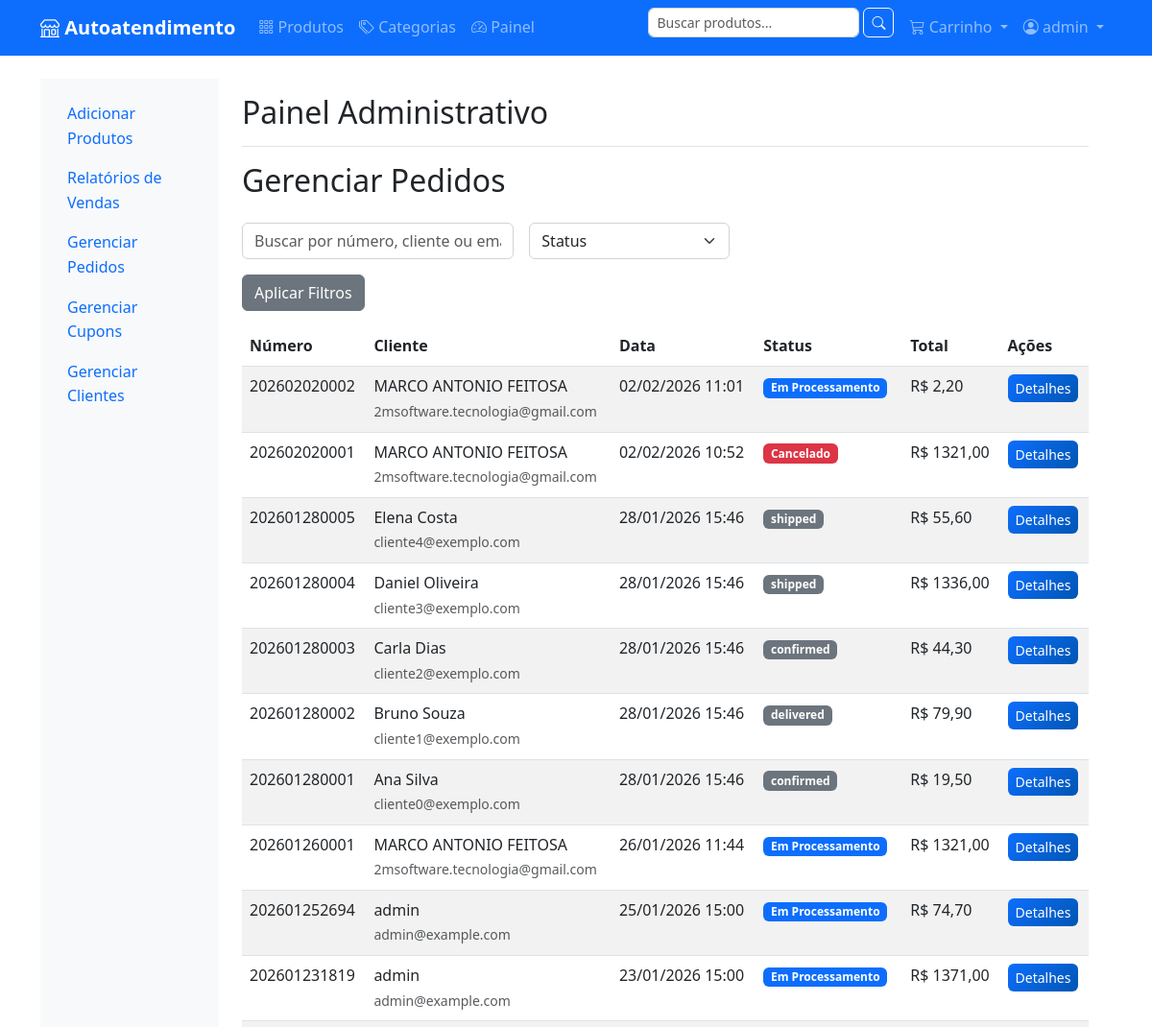
Page /painel/pedidos/ (signed in, upper part) on the earlier database version.
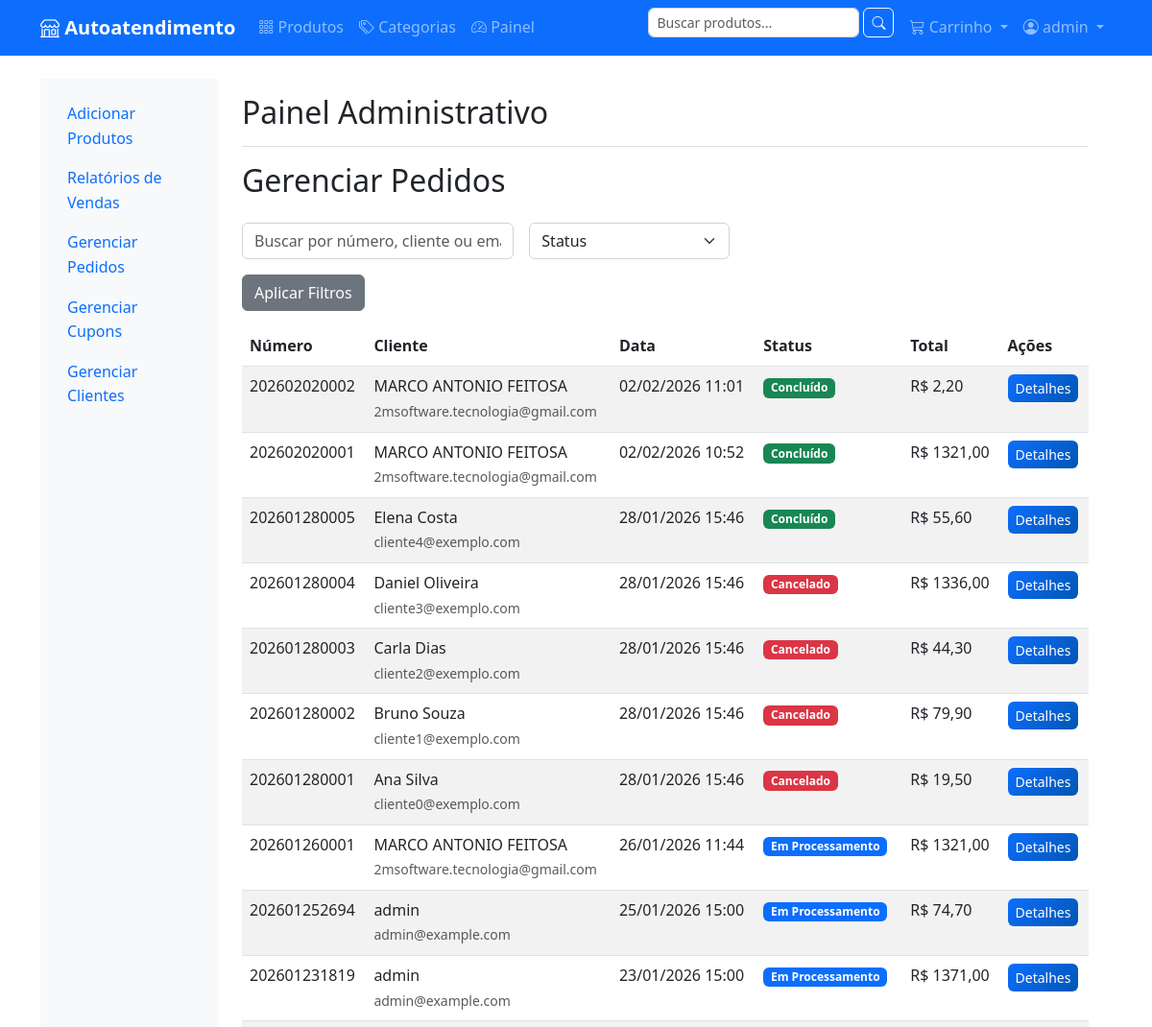
Same page on the later database version.
### orders/models.py (models this page shows, shortened)
class Order(models.Model):
    STATUS_CHOICES = [
        ('processing', 'Em Processamento'),
        ('out_for_delivery', 'Em Rota de Entrega'),
        ('completed', 'Concluído'),
        ('cancelled', 'Cancelado'),
    ]
    PAYMENT_METHOD_CHOICES = [
        ('credit_card', 'Cartão de Crédito'),
        ('pix', 'PIX'),
        ('pay_on_delivery', 'Pagamento na Entrega'),
    ]
    id = models.UUIDField(primary_key=True, default=uuid.uuid4, editable=False)
    order_number = models.CharField('Número do Pedido', max_length=20, unique=True, db_index=True)
    user = models.ForeignKey(
        User,
        on_delete=models.SET_NULL,
        null=True,
        blank=True,
        verbose_name='Usuário'
    )
    session_key = models.CharField('Chave da Sessão', max_length=40, blank=True, db_index=True)
    customer_name = models.CharField('Nome do Cliente', max_length=100)
    customer_email = models.EmailField('Email do Cliente')
    customer_phone = models.CharField('Telefone do Cliente', max_length=20)
    status = models.CharField('Status', max_length=20, choices=STATUS_CHOICES, default='processing')
    payment_method = models.CharField('Forma de Pagamento', max_length=20, choices=PAYMENT_METHOD_CHOICES, default='credit_card')
    subtotal = models.DecimalField('Subtotal', max_digits=10, decimal_places=2, default=0)
    shipping_cost = models.DecimalField('Frete', max_digits=10, decimal_places=2, default=0)
    discount_amount = models.DecimalField('Desconto', max_digits=10, decimal_places=2, default=0)
    total_amount = models.DecimalField('Total', max_digits=10, decimal_places=2, default=0)
    coupon = models.ForeignKey(
        Coupon,
        on_delete=models.SET_NULL,
        null=True,
        blank=True,
        verbose_name='Cupom de Desconto'
    )
    notes = models.TextField('Observações', blank=True)
    created_at = models.DateTimeField('Criado em', auto_now_add=True)
    updated_at = models.DateTimeField('Atualizado em', auto_now=True)
    class Meta:
        verbose_name = 'Pedido'
        verbose_name_plural = 'Pedidos'
        ordering = ['-created_at']
        indexes = [
            models.Index(fields=['order_number']),
            models.Index(fields=['status']),
            models.Index(fields=['created_at']),
            models.Index(fields=['customer_email']),
        ]

### products/admin_views.py (the view)
# urls.py: path('pedidos/', admin_views.OrderAdminListView.as_view(), name='orders_list'),
class OrderAdminListView(StaffRequiredMixin, ListView):
    model = Order
    template_name = 'painel/orders/list.html'
    context_object_name = 'orders'
    paginate_by = 20
    ordering = ['-created_at']
    def get_queryset(self):
        qs = super().get_queryset().select_related('user')
        q = self.request.GET.get('q')
        status = self.request.GET.get('status')
        if q:
            qs = qs.filter(
                Q(order_number__icontains=q) |
                Q(customer_name__icontains=q) |
                Q(customer_email__icontains=q)
            )
        if status:
            qs = qs.filter(status=status)
        return qs
    def get_context_data(self, **kwargs):
        context = super().get_context_data(**kwargs)
        context['status_choices'] = Order.STATUS_CHOICES
        context['q'] = self.request.GET.get('q', '')
        context['f_status'] = self.request.GET.get('status', '')
        return context

### cart/context_processors.py (called while the page is built)
def cart(request):
    session_key = request.session.session_key
    if not session_key:
        return {'cart': None, 'cart_total': 0, 'cart_amount': 0}
    try:
        cart = Cart.objects.get(session_key=session_key)
        return {
            'cart': cart,
            'cart_total': cart.total_items,
            'cart_amount': cart.total_amount
        }
    except Cart.DoesNotExist:
        return {'cart': None, 'cart_total': 0, 'cart_amount': 0}

### products/admin_views.py (called while the page is built)
    def test_func(self):
        return self.request.user.is_staff

### templates/painel/orders/list.html (shortened to what this page needs)
{% extends "painel/base_painel.html" %}
{% load static %}
{% block painel_content %}
<div class="d-flex justify-content-between align-items-center mb-3">
  <h2>Gerenciar Pedidos</h2>
</div>
<form method="get" class="row g-3 mb-3">
  <div class="col-md-4">
    <input type="text" name="q" value="{{ q }}" class="form-control" placeholder="Buscar por número, cliente ou email">
  </div>
  <div class="col-md-3">
    <select name="status" class="form-select">
      <option value="">Status</option>
    </select>
  </div>
  <div class="col-12">
    <button class="btn btn-secondary">Aplicar Filtros</button>
  </div>
</form>
<div class="table-responsive">
  <table class="table table-striped table-hover">
    <thead>
      <tr>
        <th>Número</th>
        <th>Cliente</th>
        <th>Data</th>
        <th>Status</th>
        <th>Total</th>
        <th>Ações</th>
      </tr>
    </thead>
    <tbody>
      {% for order in orders %}
      <tr>
        <td>{{ order.order_number }}</td>
        <td>
          {{ order.customer_name }}<br>
          <small class="text-muted">{{ order.customer_email }}</small>
        </td>
        <td>{{ order.created_at|date:"d/m/Y H:i" }}</td>
        <td>
          <span class="badge {% if order.status == 'completed' %}bg-success{% elif order.status == 'processing' %}bg-primary{% elif order.status == 'out_for_delivery' %}bg-warning{% elif order.status == 'cancelled' %}bg-danger{% else %}bg-secondary{% endif %}">
            {{ order.get_status_display }}
          </span>
        </td>
        <td>R$ {{ order.total_amount|floatformat:2 }}</td>
        <td>
          <a href="{% url 'painel:orders_detail' order.order_number %}" class="btn btn-sm btn-primary">Detalhes</a>
        </td>
      </tr>
      {% empty %}
      <tr><td colspan="6" class="text-center">Nenhum pedido encontrado.</td></tr>
      {% endfor %}
    </tbody>
  </table>
</div>
{% endblock %}

Differences in the rows shown:
changed Order (number 1 of 10 on the later page): status "Em Processamento" → "Concluído"
changed Order (number 2 of 10 on the later page): status "Cancelado" → "Concluído"
changed Order "Elena Costa": status "shipped" → "Concluído"
changed Order "Daniel Oliveira": status "shipped" → "Cancelado"
changed Order "Carla Dias": status "confirmed" → "Cancelado"
changed Order "Bruno Souza": status "delivered" → "Cancelado"
changed Order "Ana Silva": status "confirmed" → "Cancelado"
